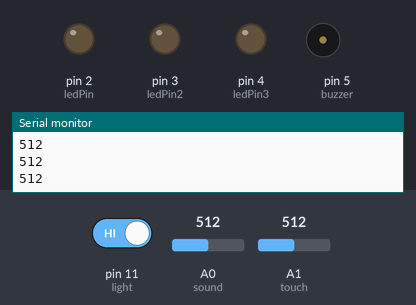
Bench run of a sketch on a simulated Arduino Uno, built with avr-gcc and run on an emulated ATmega328P. Shown: output pins drawn as LEDs (lit = HIGH), buzzer (waves = sounding), the last lines printed to the serial monitor. The inputs (shaded band) are chosen by the test bench; at power-on: pin 11 (light) HIGH, A0 (sound) = 512, A1 (touch) = 512.

Above: at 1.2 s.
1.3 s: pin 11 (light) driven LOW
At 3.4 s:
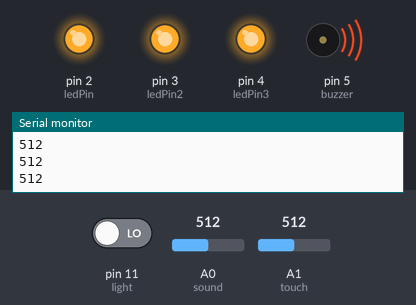
4.3 s: A0 (sound) set to 1023
At 5.8 s:
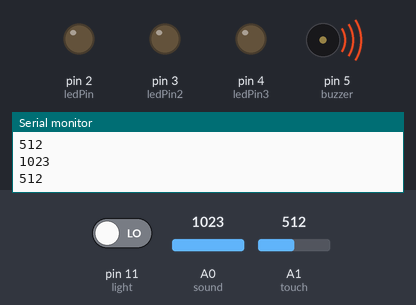
6.4 s: A0 (sound) set to 1001
At 7.7 s:
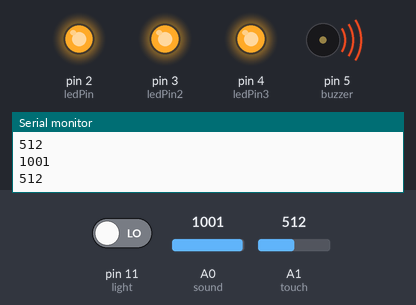
9.4 s: A1 (touch) set to 90
11.2 s: A1 (touch) set to 106
Timing chart, 0 to 14.2 s (numbered marks = the images above; inputs shaded):
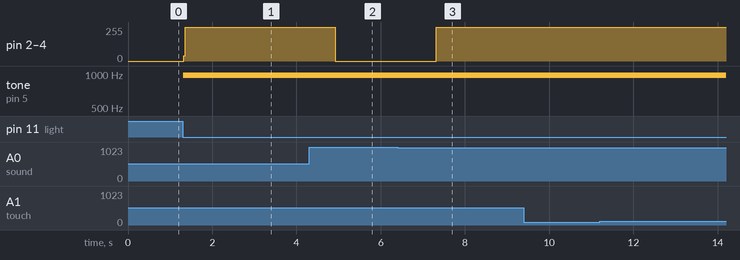

The sketch:

heartarGuitar.ino
```cpp
int light =  11;
int sound = A0;
int touch = A1;
int ledPin =  2;
int ledPin2 =  3;
int ledPin3 =  4;
int buzzer =  5;


void setup() {
  // put your setup code here, to run once:
  Serial.begin(9600);
  pinMode(light, INPUT);
  pinMode(sound, INPUT);
  pinMode(touch, INPUT);
  pinMode(ledPin, OUTPUT);
  pinMode(ledPin2, OUTPUT);
  pinMode(ledPin3, OUTPUT);

  pinMode(buzzer, OUTPUT);

}

void loop() {
  // put your main code here, to run repeatedly:
  int buttonState = digitalRead(light);
  int soundState = analogRead(sound);
  int touchState = analogRead(touch);

  Serial.println(soundState);
  Serial.println(touchState);

  if (soundState >= 1015) {
    digitalWrite(ledPin, LOW);
    digitalWrite(ledPin2, LOW);
    digitalWrite(ledPin3, LOW);

    analogWrite(buzzer,50);
    delay(1000);
    analogWrite(buzzer,200);
    delay(200);
  }else {
    digitalWrite(ledPin, HIGH);
    digitalWrite(ledPin2, HIGH);
    digitalWrite(ledPin3, HIGH);

    analogWrite(buzzer, LOW);
  }

  if (buttonState == LOW) {
    analogWrite(buzzer,50);
    delay(1000);
    analogWrite(buzzer,200);
    delay(200);
  } else {
    analogWrite(buzzer, LOW);
  }

if (touchState >= 100) {
    // turn LED on:
    digitalWrite(ledPin, LOW);
    digitalWrite(ledPin2, LOW);
    digitalWrite(ledPin3, LOW);

  }
  else {
    // turn LED off:
    digitalWrite(ledPin, HIGH);
    digitalWrite(ledPin2, HIGH);
    digitalWrite(ledPin3, HIGH);

  }

}
```

Measured:
- the behaviour switches between 1015 and 1014 on A0 (sound) (found by bisection; images 2 and 3)
- after the input at 1.3 s, pin 2 (ledPin), pin 3 (ledPin2), pin 4 (ledPin3): 0/255 → 255/255 at once; tone on pin 5 (buzzer): silent → 977 Hz at once
- after the input at 4.3 s, pin 2 (ledPin), pin 3 (ledPin2), pin 4 (ledPin3): 255/255 → 0/255 after 0.62 s
- after the input at 6.4 s, pin 2 (ledPin), pin 3 (ledPin2), pin 4 (ledPin3): 0/255 → 255/255 after 0.92 s
